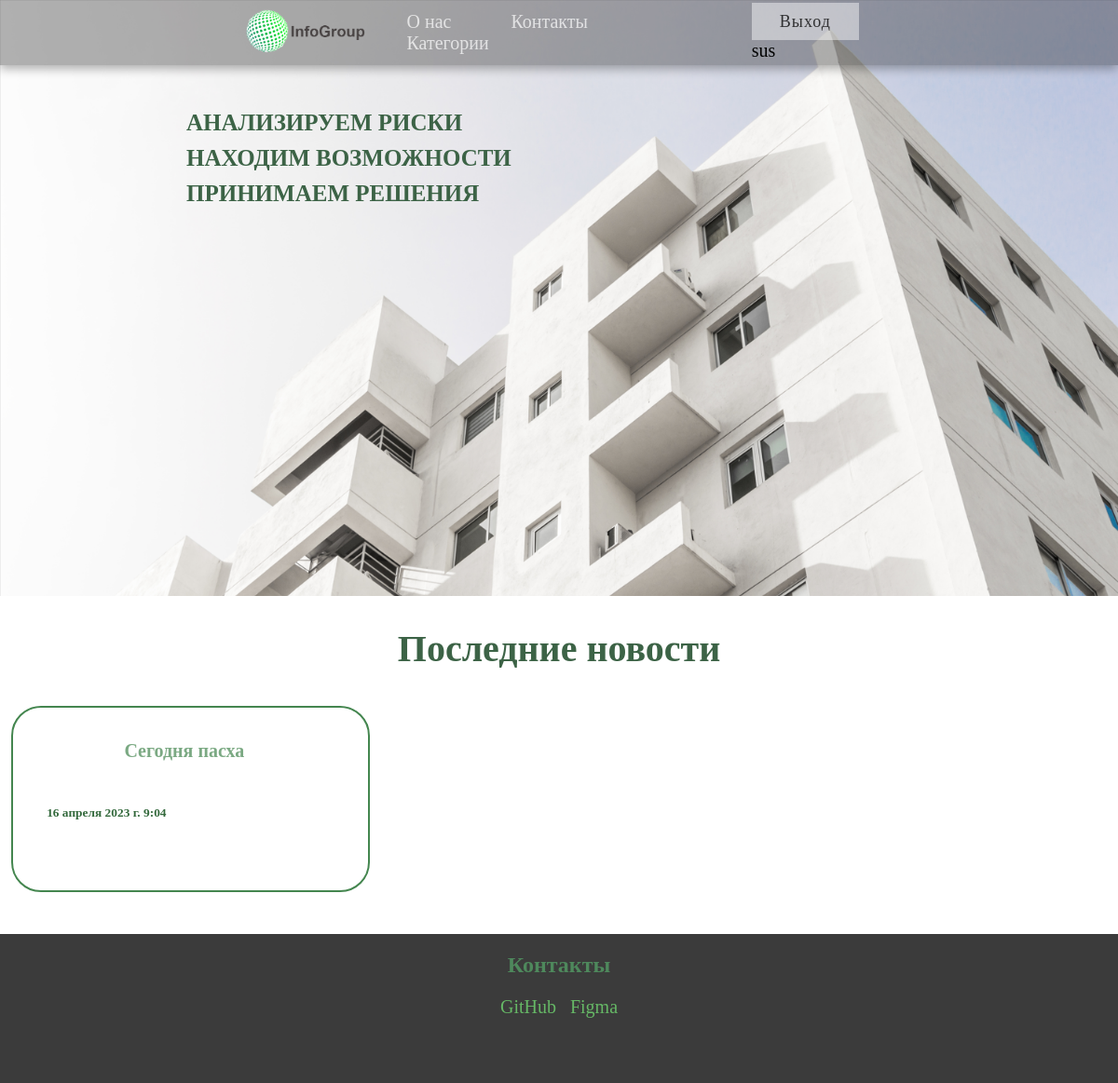
The page / (signed in) on the database its author committed.
### _NewsSite/models.py (models this page shows, shortened)
class MyUsers(AbstractBaseUser, PermissionsMixin):
    role = models.CharField(max_length=255, blank=True, null=True)
    Login = models.CharField(max_length=255, unique=True)
    email = models.CharField(max_length=255, blank=True, null=True)
    is_superuser = models.BooleanField(default=False)
    is_active = models.BooleanField(default=True)
    is_staff = models.BooleanField(default=False)
    USERNAME_FIELD = 'Login'
    REQUIRED_FIELDS = []
    objects = CustomUserManager()
    is_blocked = models.BooleanField(default=False)
    date_create = models.DateTimeField(auto_now_add=True)
    class Meta:
        verbose_name = 'Пользователи'
        ordering = [ 'date_create' ]

class Posts(models.Model):
    UserID = models.ForeignKey(MyUsers, on_delete=models.DO_NOTHING, null=False, default=0)
    CategoryID = models.ForeignKey(PostCategory, on_delete=models.DO_NOTHING, null=False, default=0)
    Title = models.CharField(max_length=255)
    Text = models.CharField(max_length = 10000 )
    Datee = models.DateTimeField(auto_now_add=True, null=True)
    class Meta:
        verbose_name = 'Посты'
        ordering = [ 'Datee' ]

### _NewsSite/views.py (the view)
# urls.py: path('', views.index),
def index(request): # 127.0.0.1:8000/
    posts = Posts.objects.order_by('-id')[0:10]  # posts = Posts.objects.filter(id__range =(0, 10))
    if request.method == 'POST':
        loginform = LoginFrom(request.POST)
        if loginform.is_valid():
            user = authenticate(Login=loginform.cleaned_data['Login'], password=loginform.cleaned_data['password'])
            print(user)
            if (user is not None):
                login(request, user)
                return render(request, 'main_page.html', {'posts': posts})
            else:
                return redirect('login/?&error=пользователь не найден или неверный пароль')
        else:
            return HttpResponse('что-то пошло не так упс ╰(*°▽°*)╯')
    else:
        return render(request, 'main_page.html', { 'posts' : posts, 'user': request.user } )

### templates/main_page.html (shortened to what this page needs)
{% load static %}
<!DOCTYPE html>
<html lang="en">
<head>
    <link rel="stylesheet" href="static/css/sus.css">
    <link rel="stylesheet" href="{% static 'css/post.css' %}">
</head>
<body style="font-family: 'TTNormsProRegular';">
    <nav class="navbar">
        <div class="container">
            <img src="static/img/logo_test.png" class="logo_wrap"/>
            <div class="navbar-wrap">
                <ul class="navbar-menu">
                    <li><a href="#">О нас</a></li>
                    <li><a href="#jump">Контакты</a></li>
                    <li><a href="#">Категории</a></li>
                </ul>
                <ul class="callback">
                    {% if not user.is_authenticated %}
                        <li><a href="http://127.0.0.1:8000/reg/" class="btn-flip" data-back="Регистрация" data-front="Регистрация"></a></li>
                        <li><a href="http://127.0.0.1:8000/login/" class="btn-flip" data-back="Вход" data-front="Вход"></a></li>
                    {% else %}
                        <li><a href="http://127.0.0.1:8000/logout/?&redir=//" class="btn-flip" data-back="Выход" data-front="Выход"></a></li>
                        <li>{{ user.Login }}</li>
                    {% endif %}
                </ul>
            </div>
        </div>
    </nav>
    <header class="header">
        <div class="head_container">
            <h2 class="header_title">АНАЛИЗИРУЕМ РИСКИ <p>НАХОДИМ ВОЗМОЖНОСТИ</p><p>ПРИНИМАЕМ РЕШЕНИЯ</p></h2>
        </div>
    </header>
    <div >
        <h2 align="center" style="color: #3c6346; font-size: 40px;">Последние новости</h2>
        <div align="center" class="grid">
            {% for p in posts %}
              <div class="grid-item border">
                <h4><a href="http://127.0.0.1:8000/post/?&postid={{p.id}}" class="href_text">{{p.Title}}</a></h4>
                <h6 class="grid-h6">{{p.Datee }}</h6>
              </div>
            {% endfor  %}
      </div>
    </div>
    <div id="jump" class="cotacts" style="height: 20vh; background-color: #3b3b3b;" >
        <h2 class="com_bot" align="center" style="color: rgb(78, 136, 92);">Контакты</h2>
        <ul class="refer">
            <li><a href="https://github.com/Viktor-8bit/NewsSite" style="text-decoration: none; color: rgb(102, 184, 102); padding-right: 15px;">GitHub</a></li>
            <li><a href="https://www.figma.com/file/oEnGj0biVRmjLDiXHrySVJ/Untitled?node-id=1-34&t=hG9COjllPPMJROUc-0" style="text-decoration: none; color: rgb(102, 184, 102);">Figma</a></li>
        </ul>
    </div>
</body>
</html>

### static/css/sus.css (style rules this page uses)
html { scroll-behavior: smooth; }
.logo_wrap { height: 70px; padding-left: 250px; }
body { margin: 0; overflow-x: hidden; }
.header { height: 80vh; width: 100%; display: flex; background-image: url(../img/bg_test.png); background-size: cover; align-items: center; }
.header_title { font-size: 25px; padding-left: 200px; padding-bottom: 300px; color: #3c6346; }
p { margin: 0; padding-top: 10px; }
.navbar { width: 100%; height: 70px; box-shadow: 0 4px 10px rgba(0, 0, 0, 0.3); background-color: rgba(0, 0, 0, 0.3); position: fixed; }
.navbar .container { height: inherit; display: flex; justify-content: space-between; align-items: center; }
.navbar-menu { list-style-type: none; padding-left: 0; margin-bottom: 15px; margin-top: 25px; }
.navbar-menu li { display: inline-block; }
.navbar-menu li a { color: #ffffff; font-size: 20px; text-decoration: none; opacity: 0.7; padding: 30px; transition: all 0.25s ease-in-out; }
.callback { list-style-type: none; padding-left: 0; margin-bottom: 18px; margin-left: 40px; margin-right: 15px; padding-right: 250px; }
.callback li { display: inline-block; font-size: 20px; }
.callback li a { text-decoration: none; }
.navbar-wrap { display: flex; flex-flow: row nowrap; }
.btn-flip { opacity: 1; outline: 0; color: #fff; line-height: 40px; position: relative; text-align: center; letter-spacing: 1px; display: inline-block; text-decoration: none; font-family: 'TTNormsProRegular'; font-size: 18px; }
.btn-flip:after { top: 0; left: 0; opacity: 0; width: 100%; color: #4b4b4b; display: block; transition: 0.5s; position: absolute; background: rgba(212, 255, 242, 0.7); content: attr(data-back); transform: translateY(-50%) rotateX(90deg); }
.btn-flip:before { top: 0; left: 0; opacity: 1; color: #171718da; display: block; padding: 0 30px; line-height: 40px; transition: 0.5s; position: relative; background: rgba(255, 255, 255, 0.45); content: attr(data-front); transform: translateY(0) rotateX(0); }
.com_bot { margin: 0; padding-top: 20px; }
.refer { display: flex; justify-content: center; align-items: center; list-style-type: none; padding-left: 0; font-size: 20px; }

### static/css/post.css (style rules this page uses)
.grid { color: #33693c; font-size: 20px; display: grid; justify-content: center; grid-template-columns: 395.66px 395.66px 395.66px; grid-template-rows: 210px; margin-bottom: 40px; }
.grid a { color: #44864f; opacity: 0.7; padding: 30px; transition: all 0.25s ease-in-out; }
.grid-item { margin: 5px; }
.grid-item a { margin: 5px; margin-bottom: 0px; text-decoration: none; padding-top: 28px; padding-bottom: 0px; padding-left: 0px; padding-right: 13px; }
.border { animation: pulsate 1.5s infinite alternate; border: 2px solid #44864f; border-radius: 2rem; padding: 0.4em; }
.grid-h6 { padding-right: 180px; padding-top: 20px; margin-bottom: 12px; margin-top: 0px; }
.href_text { padding-bottom: 10px; }

### rows shown on the page
MyUsers: Login "sus"
Posts: Title "Сегодня пасха", Datee "16 апреля 2023 г. 9:04"
